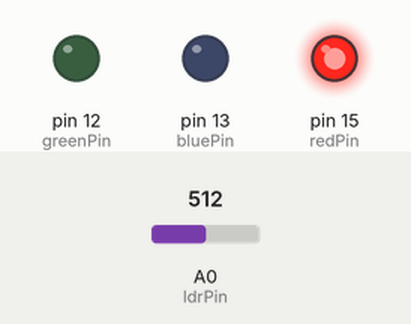
Bench run of a sketch on a simulated Arduino Uno, built with avr-gcc and run on an emulated ATmega328P. On the bench: output pins drawn as LEDs (lit = HIGH). The inputs (shaded band) are chosen by the test bench; at power-on: A0 (ldrPin) = 512. What the sketch prints to the serial monitor is not drawn.

Above: at 0.1 s.
Timing chart, 0 to 1.6 s (numbered marks = the images above):
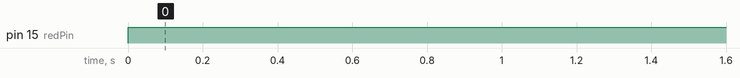

Measured:
- by itself, pin 15 (redPin): LOW → HIGH at 0.00 s

The sketch:

Witty_LDR_3colorLED.ino
```cpp
//Witty Cloud NodeMCU ESP12F

int ldrPin   =A0;

int redPin = 15;
int greenPin = 12;
int bluePin = 13;

//uncomment this line if using a Common Anode LED
//#define COMMON_ANODE

void setup()
{
  Serial.begin(115200);

  pinMode(redPin, OUTPUT);
  pinMode(greenPin, OUTPUT);
  pinMode(bluePin, OUTPUT);
}

void loop()
{

  int ldrValue = int(analogRead(ldrPin)/(1024/6));
  Serial.println(ldrValue);

  if(1024> ldrValue && ldrValue> 1024/6*5){
    setColor(0, 0, 255);  // blue
  }
  if(1024/6*5> ldrValue && ldrValue> 1024/6*4){
    setColor(0, 255, 255);  // aqua
  }
  if(1024/6*4> ldrValue && ldrValue> 1024/6*3){
    setColor(0, 255, 0);  // green
  }
  if(1024/6*3> ldrValue && ldrValue> 1024/6*2){
    setColor(255, 255, 0);  // yellow
  }
  if(1024/6*2> ldrValue && ldrValue> 1024/6*1){
    setColor(80, 0, 80);  // purple
  }
  if(1024/6*1> ldrValue && ldrValue> 1024/6*0){
    setColor(255, 0, 0);  // red
  }


//  setColor(255, 0, 0);  // red
//  delay(1000);
//  setColor(0, 255, 0);  // green
//  delay(1000);
//  setColor(0, 0, 255);  // blue
//  delay(1000);
//  setColor(255, 255, 0);  // yellow
//  delay(1000);
//  setColor(80, 0, 80);  // purple
//  delay(1000);
//  setColor(0, 255, 255);  // aqua
//  delay(1000);
}

void setColor(int red, int green, int blue)
{
  #ifdef COMMON_ANODE
    red = 255 - red;
    green = 255 - green;
    blue = 255 - blue;
  #endif
  analogWrite(redPin, red);
  analogWrite(greenPin, green);
  analogWrite(bluePin, blue);
}
```
